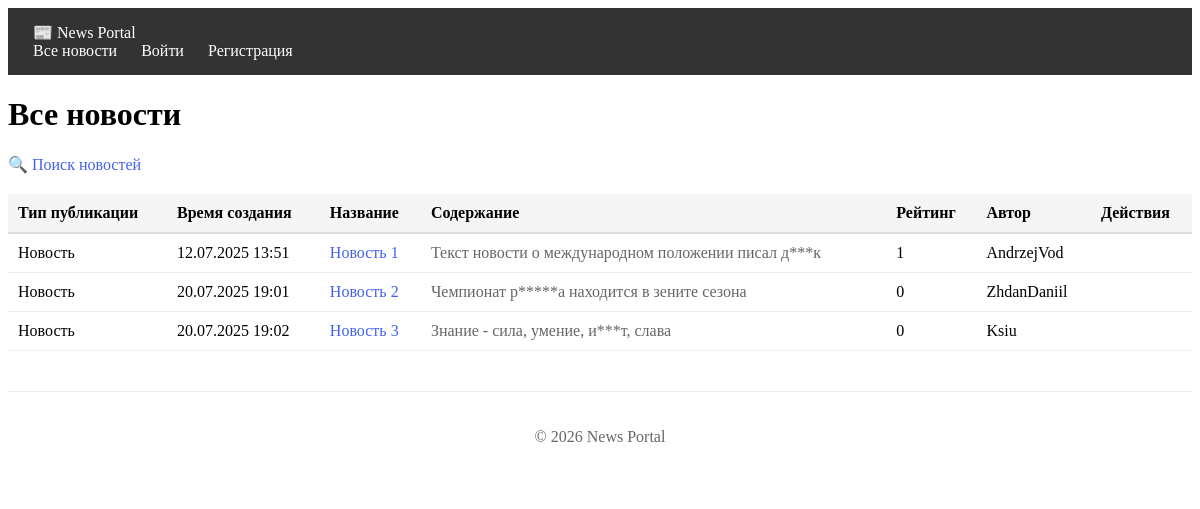
The page /news/ on the database as committed earlier.
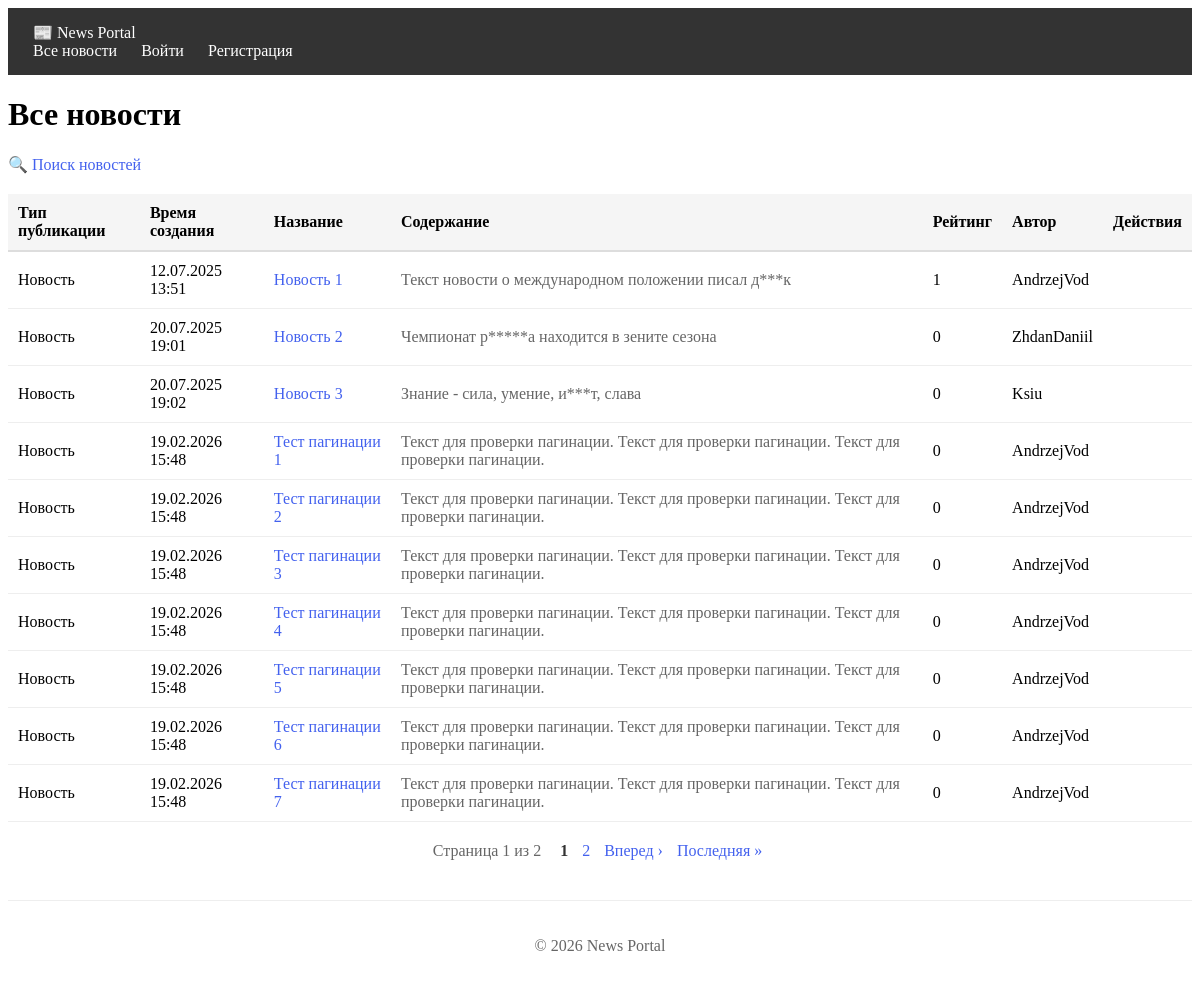
The same page on the database as committed later.
### news/models.py (models this page shows, shortened)
class Post(models.Model):
    ARTICLE = 'article'
    NEWS = 'news'
    POST_TYPES = (
        (ARTICLE, 'Статья'),
        (NEWS, 'Новость'),
    )
    author = models.ForeignKey(Author, on_delete=models.CASCADE)
    type = models.CharField(choices=POST_TYPES, max_length=7)
    created_at = models.DateTimeField(auto_now_add=True)
    categories = models.ManyToManyField(Category, through='PostCategory')
    title = models.CharField(max_length=255)
    text = models.TextField()
    rating = models.IntegerField(default=0)
    def preview(self):
        return self.text[:124] + '...' if len(self.text) > 124 else self.text

class Author(models.Model):
    user = models.OneToOneField(User, on_delete=models.CASCADE)
    rating = models.IntegerField(default=0)

### news/views.py (the view)
# urls.py: path("", PostList.as_view(), name="post_list"),
class PostList(ListView):
    model = Post
    ordering = '-created_at'
    template_name = 'news.html'
    context_object_name = 'news'
    paginate_by = 10
    def get_queryset(self):
        return Post.objects.filter(type=Post.NEWS)
    def get_context_data(self, **kwargs):
        context = super().get_context_data(**kwargs)
        context['is_author'] = self.request.user.groups.filter(name='authors').exists()
        return context

### news/templatetags/custom_filters.py (called while the page is built)
@register.filter
def censor(value):
    if not value:
        return value
    bad_words = ['дурак', 'идиот', 'редиска', 'болван']
    result = value
    for word in bad_words:
        if len(word) > 2:
            censored = word[0] + '*' * (len(word) - 2) + word[-1]
        else:
            censored = '*' * len(word)
        result = re.sub(
            re.escape(word),
            censored,
            result,
            flags=re.IGNORECASE
        )
    return result

### templates/news.html (shortened to what this page needs)
{% extends 'flatpages/default.html' %}
{% load custom_filters %}
{% block content %}
<h1>Все новости</h1>
<div style="margin-bottom: 20px;">
    <a href="{% url 'news:search' %}" style="color: #4361ee; text-decoration: none;">🔍 Поиск новостей</a>
</div>
<table style="width: 100%; border-collapse: collapse; margin: 20px 0;">
    <thead>
        <tr style="background: #f5f5f5; border-bottom: 2px solid #ddd;">
            <th style="padding: 10px; text-align: left;">Тип публикации</th>
            <th style="padding: 10px; text-align: left;">Время создания</th>
            <th style="padding: 10px; text-align: left;">Название</th>
            <th style="padding: 10px; text-align: left;">Содержание</th>
            <th style="padding: 10px; text-align: left;">Рейтинг</th>
            <th style="padding: 10px; text-align: left;">Автор</th>
            <th style="padding: 10px; text-align: left;">Действия</th>
        </tr>
    </thead>
    <tbody>
        {% for item in news %}
        <tr style="border-bottom: 1px solid #eee;">
            <td style="padding: 10px;">{{ item.get_type_display }}</td>
            <td style="padding: 10px;">{{ item.created_at|date:"d.m.Y H:i" }}</td>
            <td style="padding: 10px;">
                <a href="{% url 'news:post_detail' pk=item.pk %}"
                   style="color: #4361ee; text-decoration: none; font-weight: 500;">
                    {{ item.title|censor }}
                </a>
            </td>
            <td style="padding: 10px; color: #666;">{{ item.preview|censor }}</td>
            <td style="padding: 10px;">{{ item.rating }}</td>
            <td style="padding: 10px;">{{ item.author.user.username }}</td>
            <td style="padding: 10px;">
            </td>
        </tr>
        {% empty %}
        <tr>
            <td colspan="7" style="padding: 20px; text-align: center; color: #666;">
                Новостей пока нет.
            </td>
        </tr>
        {% endfor %}
    </tbody>
</table>
{% if is_paginated %}
<div style="margin: 20px 0; text-align: center;">
    <span style="margin-right: 10px; color: #666;">
        Страница {{ page_obj.number }} из {{ page_obj.paginator.num_pages }}
    </span>
    {% for num in page_obj.paginator.page_range %}
        {% if page_obj.number == num %}
            <span style="margin: 0 5px; font-weight: bold; color: #333;">{{ num }}</span>
        {% elif num > page_obj.number|add:'-3' and num < page_obj.number|add:'3' %}
            <a href="?page={{ num }}" style="margin: 0 5px; color: #4361ee; text-decoration: none;">{{ num }}</a>
        {% endif %}
    {% endfor %}
    {% if page_obj.has_next %}
        <a href="?page={{ page_obj.next_page_number }}" style="margin: 0 5px; color: #4361ee; text-decoration: none;">Вперед ›</a>
        <a href="?page={{ page_obj.paginator.num_pages }}" style="margin: 0 5px; color: #4361ee; text-decoration: none;">Последняя »</a>
    {% endif %}
</div>
{% endif %}
{% endblock content %}

Rows that differ between the two databases and show on the page:
added Post: type "Новость", created_at "19.02.2026 15:48", title|censor "Тест пагинации 1", preview|censor "Текст для проверки пагинации. Текст для проверки пагинации. Текст для проверки пагинации.", rating "0", author.user.username "AndrzejVod"
added Post: type "Новость", created_at "19.02.2026 15:48", title|censor "Тест пагинации 2", preview|censor "Текст для проверки пагинации. Текст для проверки пагинации. Текст для проверки пагинации.", rating "0", author.user.username "AndrzejVod"
added Post: type "Новость", created_at "19.02.2026 15:48", title|censor "Тест пагинации 3", preview|censor "Текст для проверки пагинации. Текст для проверки пагинации. Текст для проверки пагинации.", rating "0", author.user.username "AndrzejVod"
added Post: type "Новость", created_at "19.02.2026 15:48", title|censor "Тест пагинации 4", preview|censor "Текст для проверки пагинации. Текст для проверки пагинации. Текст для проверки пагинации.", rating "0", author.user.username "AndrzejVod"
added Post: type "Новость", created_at "19.02.2026 15:48", title|censor "Тест пагинации 5", preview|censor "Текст для проверки пагинации. Текст для проверки пагинации. Текст для проверки пагинации.", rating "0", author.user.username "AndrzejVod"
added Post: type "Новость", created_at "19.02.2026 15:48", title|censor "Тест пагинации 6", preview|censor "Текст для проверки пагинации. Текст для проверки пагинации. Текст для проверки пагинации.", rating "0", author.user.username "AndrzejVod"
added Post: type "Новость", created_at "19.02.2026 15:48", title|censor "Тест пагинации 7", preview|censor "Текст для проверки пагинации. Текст для проверки пагинации. Текст для проверки пагинации.", rating "0", author.user.username "AndrzejVod"
Other text that changed with them:
{{ page_obj.number }}: (not shown) → "1"
{{ page_obj.paginator.num_pages }}: (not shown) → "2"
text now shown: "Страница из Вперед › Последняя »"
new list line: "1"
new list line: "2"
